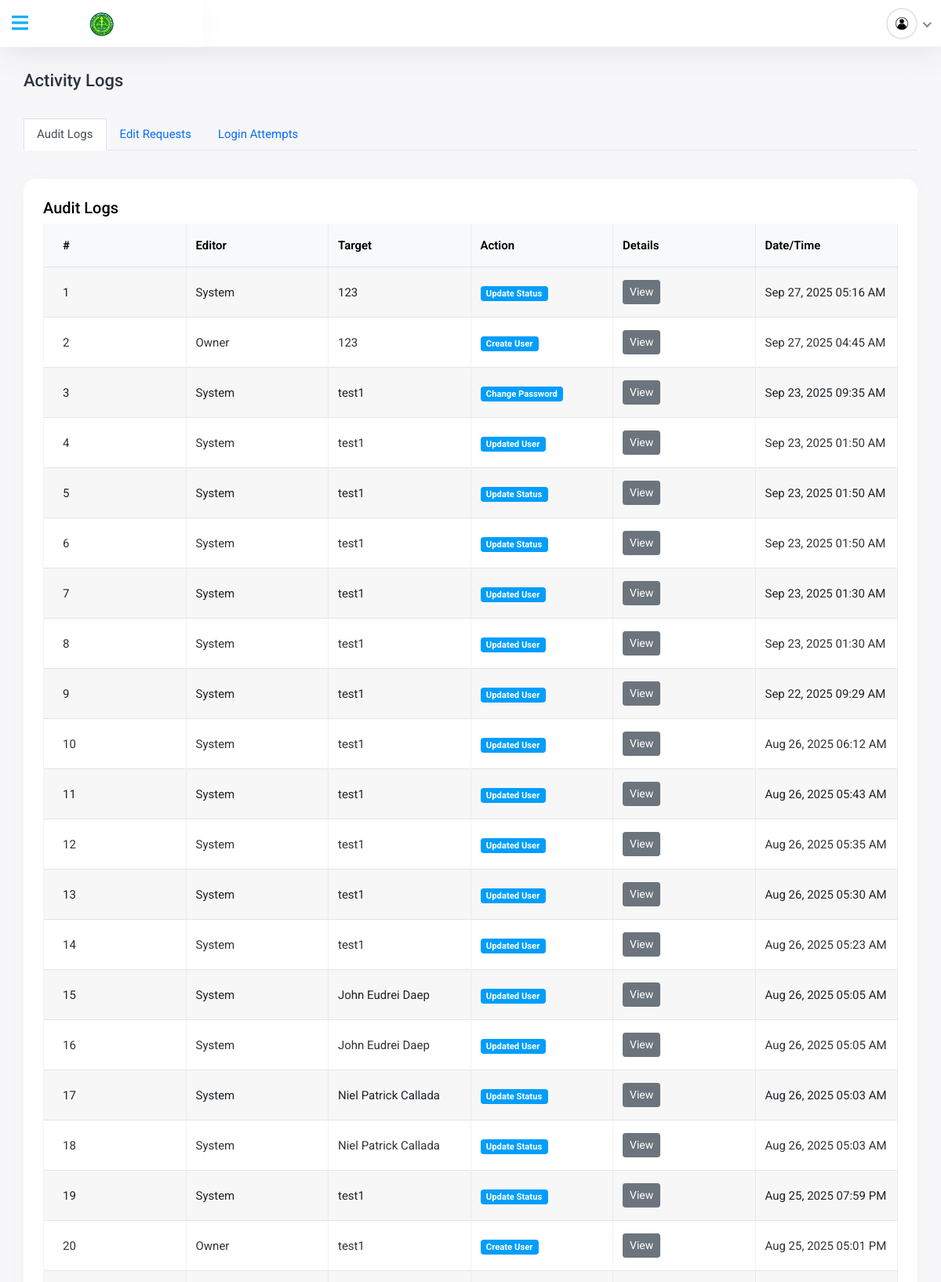
/SuperAdmin/UserManagement/activity-log.php (signed in, upper part), run on the app's committed database.
### tables this page shows
CREATE TABLE `audit_logs` (
  `id` int(11) NOT NULL,
  `user_id` int(11) DEFAULT NULL,
  `target_id` int(11) DEFAULT NULL,
  `extra_data` longtext DEFAULT NULL CHECK (json_valid(`extra_data`)),
  `ip_address` varchar(45) DEFAULT NULL,
  `user_agent` text DEFAULT NULL,
  `action` varchar(100) NOT NULL,
  `description` text DEFAULT NULL,
  `log_time` timestamp NOT NULL DEFAULT current_timestamp()
);

CREATE TABLE `users` (
  `id` int(11) NOT NULL,
  `fullName` varchar(255) NOT NULL,
  `email` varchar(255) NOT NULL,
  `password` varchar(255) NOT NULL,
  `role` varchar(50) NOT NULL,
  `status` varchar(50) NOT NULL,
  `can_be_evaluated` tinyint(1) DEFAULT 0,
  `created_at` timestamp NOT NULL DEFAULT current_timestamp(),
  `updated_at` timestamp NOT NULL DEFAULT current_timestamp() ON UPDATE current_timestamp(),
  `last_login` datetime DEFAULT NULL,
  `failed_attempts` int(11) DEFAULT 0,
  `account_locked` tinyint(1) DEFAULT 0,
  `can_edit_profile` tinyint(1) DEFAULT 0,
  `archived` tinyint(1) NOT NULL DEFAULT 0,
  `department_id` int(11) DEFAULT NULL
);

### SuperAdmin/UserManagement/activity-log.php (the view, shortened to what this page needs)
<?php
require_once '../../1database_conn/connection.php';
$audit_query = "
    SELECT al.*,
           editor.fullName AS editorName,
           target.fullName AS targetName
    FROM audit_logs al
    LEFT JOIN users editor ON al.user_id = editor.id
    LEFT JOIN users target ON al.target_id = target.id
    ORDER BY al.log_time DESC
";
$audit_result = $conn->query($audit_query);
?>
<!DOCTYPE html>
<html lang="en">
<head>
  <link rel="stylesheet" href="../../assets/plugins/bootstrap/css/bootstrap.min.css">
  <link rel="stylesheet" href="../../assets/plugins/fontawesome/css/fontawesome.min.css">
  <link rel="stylesheet" href="../../assets/plugins/fontawesome/css/all.min.css">
  <link rel="stylesheet" href="../../assets/css/style.css">
</head>
<body>
<div class="main-wrapper">
  <?php include '../../Layout Components/header.php'; ?>
  <div class="page-wrapper">
    <div class="content container-fluid">
      <div class="page-header">
        <div class="row align-items-center">
          <div class="col">
            <h3 class="page-title">Activity Logs</h3>
          </div>
        </div>
      </div>
      <ul class="nav nav-tabs" role="tablist">
        <li class="nav-item">
          <button class="nav-link active" data-bs-toggle="tab" data-bs-target="#audit">Audit Logs</button>
        </li>
        <li class="nav-item">
          <button class="nav-link" data-bs-toggle="tab" data-bs-target="#edit">Edit Requests</button>
        </li>
        <li class="nav-item">
          <button class="nav-link" data-bs-toggle="tab" data-bs-target="#login">Login Attempts</button>
        </li>
      </ul>
      <div class="tab-content mt-3">
        <div class="tab-pane fade show active" id="audit">
          <div class="card card-table comman-shadow">
            <div class="card-body">
              <h5 class="card-title">Audit Logs</h5>
              <div class="table-responsive">
                <table class="table table-bordered table-striped align-middle">
                  <thead class="table-light">
                    <tr>
                      <th>#</th>
                      <th>Editor</th>
                      <th>Target</th>
                      <th>Action</th>
                      <th>Details</th>
                      <th>Date/Time</th>
                    </tr>
                  </thead>
                  <tbody>
                    <?php $i = 1; if ($audit_result && $audit_result->num_rows > 0): ?>
                        <?php while ($row = $audit_result->fetch_assoc()): ?>
                            <tr>
                                <td><?= $i++ ?></td>
                                <td><?= htmlspecialchars($row['editorName'] ?? 'System') ?></td>
                                <td><?= htmlspecialchars($row['targetName'] ?? '—') ?></td>
                                <td><span class="badge bg-info"><?= htmlspecialchars($row['action']) ?></span></td>
                                <td>
                                    <button
                                        class="btn btn-sm btn-secondary view-desc-btn"
                                        data-editor="<?= htmlspecialchars($row['editorName'] ?? 'System') ?>"
                                        data-target="<?= htmlspecialchars($row['targetName'] ?? '—') ?>"
                                        data-description="<?= htmlspecialchars($row['description']) ?>"
                                        data-bs-toggle="modal"
                                        data-bs-target="#descModal">
                                        View
                                    </button>
                                </td>
                                <td><?= date('M d, Y h:i A', strtotime($row['log_time'])) ?></td>
                            </tr>
                        <?php endwhile; ?>
                    <?php else: ?>
                        <tr><td colspan="6" class="text-center">No audit logs available.</td></tr>
                    <?php endif; ?>
                  </tbody>
                </table>
              </div>
            </div>
          </div>
        </div>
      </div>
    </div>
  </div>
</div>
</body>
</html>

### data on the page
audit_logs: editorName "System", users.fullName "123", action "Update Status", log_time "Sep 27, 2025 05:16 AM"
audit_logs: user.fullName "Owner", users.fullName "123", action "Create User", log_time "Sep 27, 2025 04:45 AM"
audit_logs: editorName "System", users.fullName "test1", action "Change Password", log_time "Sep 23, 2025 09:35 AM"
audit_logs: editorName "System", users.fullName "test1", action "Updated User", log_time "Sep 23, 2025 01:50 AM"
audit_logs: editorName "System", users.fullName "test1", action "Update Status", log_time "Sep 23, 2025 01:50 AM"
audit_logs: editorName "System", users.fullName "test1", action "Update Status", log_time "Sep 23, 2025 01:50 AM"
audit_logs: editorName "System", users.fullName "test1", action "Updated User", log_time "Sep 23, 2025 01:30 AM"
audit_logs: editorName "System", users.fullName "test1", action "Updated User", log_time "Sep 23, 2025 01:30 AM"
audit_logs: editorName "System", users.fullName "test1", action "Updated User", log_time "Sep 22, 2025 09:29 AM"
audit_logs: editorName "System", users.fullName "test1", action "Updated User", log_time "Aug 26, 2025 06:12 AM"
audit_logs: editorName "System", users.fullName "test1", action "Updated User", log_time "Aug 26, 2025 05:43 AM"
audit_logs: editorName "System", users.fullName "test1", action "Updated User", log_time "Aug 26, 2025 05:35 AM"
audit_logs: editorName "System", users.fullName "test1", action "Updated User", log_time "Aug 26, 2025 05:30 AM"
audit_logs: editorName "System", users.fullName "test1", action "Updated User", log_time "Aug 26, 2025 05:23 AM"
audit_logs: editorName "System", users.fullName "John Eudrei Daep", action "Updated User", log_time "Aug 26, 2025 05:05 AM"
audit_logs: editorName "System", users.fullName "John Eudrei Daep", action "Updated User", log_time "Aug 26, 2025 05:05 AM"
audit_logs: editorName "System", users.fullName "Niel Patrick Callada", action "Update Status", log_time "Aug 26, 2025 05:03 AM"
audit_logs: editorName "System", users.fullName "Niel Patrick Callada", action "Update Status", log_time "Aug 26, 2025 05:03 AM"
audit_logs: editorName "System", users.fullName "test1", action "Update Status", log_time "Aug 25, 2025 07:59 PM"
audit_logs: user.fullName "Owner", users.fullName "test1", action "Create User", log_time "Aug 25, 2025 05:01 PM"
